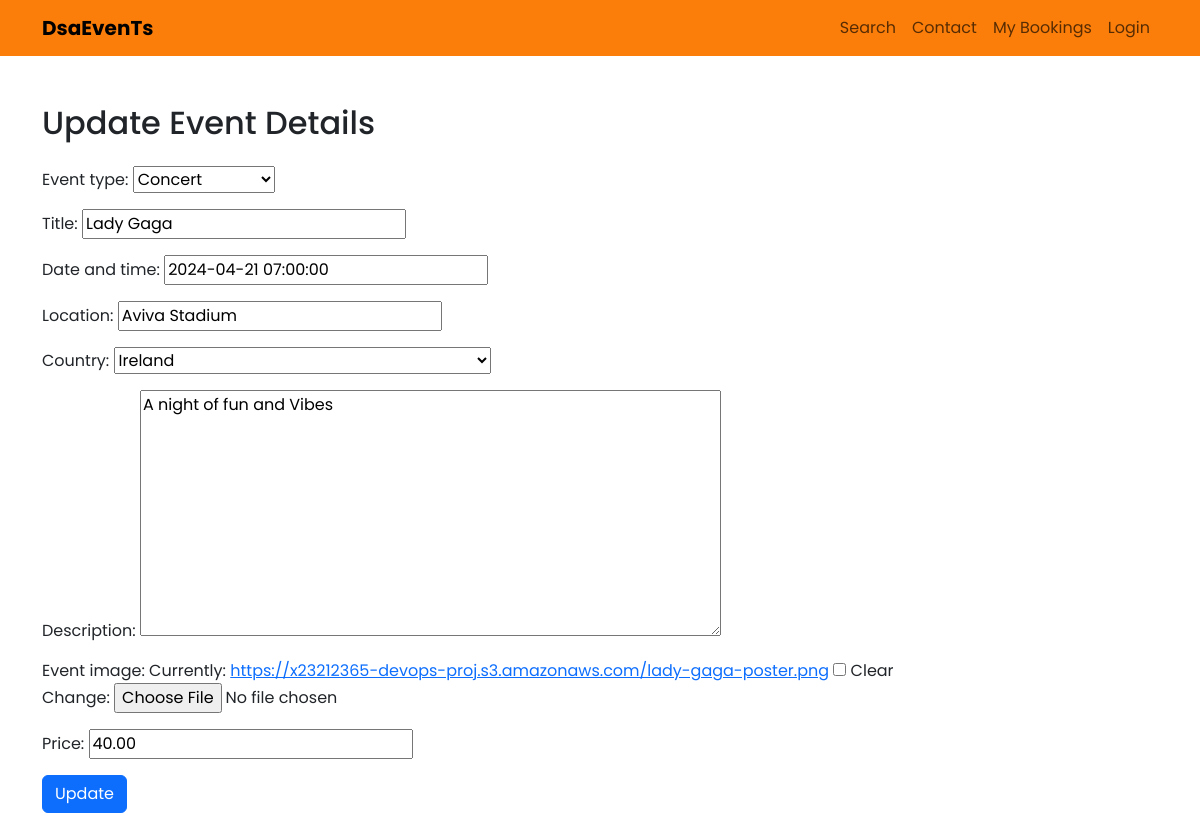
The app's page /update/1/ with its own data.
### events/models.py (models this page shows)
class Event(models.Model):
    EVENT_TYPE_CHOICES = (
        ('concert', 'Concert'),
        ('music_festival', 'Music Festival'),
        ('workshop', 'Workshop'),
        ('conference', 'Conference'),
        ('exhibition', 'Exhibition'),
        ('album_release', 'Album Release'),
        ('live_stream', 'Live Stream'),
        ('meetup', 'Meetup'),
    )
    event_type = models.CharField(max_length=100, choices=EVENT_TYPE_CHOICES)
    title = models.CharField(max_length=255)
    date_and_time = models.DateTimeField()
    location = models.CharField(max_length=255)
    country = CountryField()
    description = models.TextField()
    event_image = models.ImageField(blank=True)
    price = models.DecimalField(max_digits=10, decimal_places=2, default=0)
    user = models.ForeignKey(User, on_delete=models.CASCADE, default= None)

### events/views.py (the view)
# urls.py: path('update/<int:event_id>/', views.update_event, name='update_event'),
def update_event(request, event_id):
    event = get_object_or_404(Event, pk=event_id)
    if request.method == 'POST':
        form = EventForm(request.POST, request.FILES, instance=event)
        if form.is_valid():
            form.save()
            return redirect('homepage')  # Redirect to homepage after successful update
    else:
        form = EventForm(instance=event)
    return render(request, 'events/update_event.html', {'form': form})

### events/forms.py
class EventForm(forms.ModelForm):
    date_and_time = forms.DateTimeField(input_formats=['%d/%m/%Y, %H:%M'], widget=DateTimeInput(attrs={'placeholder': 'DD/MM/YYYY, HH:MM'}))
    class Meta:
        model = Event
        fields = ['event_type', 'title', 'date_and_time', 'location', 'country', 'description', 'event_image', 'price']
        widgets = {
            'date_and_time': DateTimeLocalInput(),
            'country': forms.Select(choices=[(country.code, country.name) for country in countries]),
        }
    def __init__(self, *args, **kwargs):
        super().__init__(*args, **kwargs)
        self.fields['event_type'].choices = Event.EVENT_TYPE_CHOICES

### templates/events/update_event.html (shortened to what this page needs)
{% extends 'base.html' %}
{% load static %}
{% block content %}
<div class="container mt-5">
    <h2 class="mb-4">Update Event Details</h2>
    <form method="post" enctype="multipart/form-data">
        {{ form.as_p }}
        <button type="submit" class="btn btn-primary">Update</button>
    </form>
</div>
{% endblock %}

### records on screen
Event: event_type "Concert", title "Lady Gaga", date_and_time "2024-04-21 07:00:00", location "Aviva Stadium", country "Ireland", description "A night of fun and Vibes", price "40.00"
